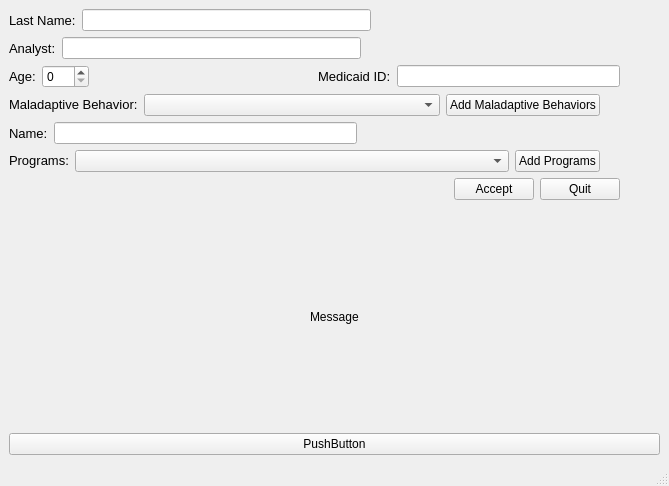
<?xml version="1.0" encoding="UTF-8"?>
<ui version="4.0">
 <class>MainWindow</class>
 <widget class="QMainWindow" name="MainWindow">
  <property name="geometry">
   <rect>
    <x>0</x>
    <y>0</y>
    <width>669</width>
    <height>486</height>
   </rect>
  </property>
  <property name="windowTitle">
   <string>Add Kid View</string>
  </property>
  <widget class="QWidget" name="centralwidget">
   <layout class="QVBoxLayout" name="verticalLayout">
    <item>
     <layout class="QHBoxLayout" name="horizontalLayout_6">
      <item>
       <widget class="QLabel" name="label_5">
        <property name="font">
         <font>
          <pointsize>10</pointsize>
         </font>
        </property>
        <property name="text">
         <string>Last Name:</string>
        </property>
       </widget>
      </item>
      <item>
       <widget class="QLineEdit" name="lineEdit">
        <property name="font">
         <font>
          <pointsize>9</pointsize>
         </font>
        </property>
       </widget>
      </item>
      <item>
       <spacer name="horizontalSpacer_10">
        <property name="orientation">
         <enum>Qt::Horizontal</enum>
        </property>
        <property name="sizeHint" stdset="0">
         <size>
          <width>40</width>
          <height>20</height>
         </size>
        </property>
       </spacer>
      </item>
     </layout>
    </item>
    <item>
     <layout class="QHBoxLayout" name="horizontalLayout_8">
      <item>
       <widget class="QLabel" name="label_7">
        <property name="font">
         <font>
          <pointsize>10</pointsize>
         </font>
        </property>
        <property name="text">
         <string>Analyst:</string>
        </property>
       </widget>
      </item>
      <item>
       <widget class="QLineEdit" name="lineEdit_2">
        <property name="font">
         <font>
          <pointsize>9</pointsize>
         </font>
        </property>
       </widget>
      </item>
      <item>
       <spacer name="horizontalSpacer_15">
        <property name="orientation">
         <enum>Qt::Horizontal</enum>
        </property>
        <property name="sizeHint" stdset="0">
         <size>
          <width>40</width>
          <height>20</height>
         </size>
        </property>
       </spacer>
      </item>
     </layout>
    </item>
    <item>
     <layout class="QHBoxLayout" name="horizontalLayout_4">
      <item>
       <widget class="QLabel" name="label_2">
        <property name="font">
         <font>
          <pointsize>10</pointsize>
         </font>
        </property>
        <property name="text">
         <string>Age:</string>
        </property>
       </widget>
      </item>
      <item>
       <widget class="QSpinBox" name="kidAge_spinBox">
        <property name="sizePolicy">
         <sizepolicy hsizetype="Fixed" vsizetype="Fixed">
          <horstretch>0</horstretch>
          <verstretch>0</verstretch>
         </sizepolicy>
        </property>
        <property name="font">
         <font>
          <pointsize>9</pointsize>
         </font>
        </property>
        <property name="maximum">
         <number>200</number>
        </property>
       </widget>
      </item>
      <item>
       <spacer name="horizontalSpacer">
        <property name="orientation">
         <enum>Qt::Horizontal</enum>
        </property>
        <property name="sizeHint" stdset="0">
         <size>
          <width>40</width>
          <height>20</height>
         </size>
        </property>
       </spacer>
      </item>
      <item>
       <widget class="QLabel" name="label_6">
        <property name="font">
         <font>
          <pointsize>10</pointsize>
         </font>
        </property>
        <property name="text">
         <string>Medicaid ID:</string>
        </property>
       </widget>
      </item>
      <item>
       <widget class="QLineEdit" name="medicaidID_line_edit">
        <property name="font">
         <font>
          <pointsize>9</pointsize>
         </font>
        </property>
        <property name="focusPolicy">
         <enum>Qt::StrongFocus</enum>
        </property>
        <property name="text">
         <string/>
        </property>
       </widget>
      </item>
      <item>
       <spacer name="horizontalSpacer_13">
        <property name="orientation">
         <enum>Qt::Horizontal</enum>
        </property>
        <property name="sizeType">
         <enum>QSizePolicy::Fixed</enum>
        </property>
        <property name="sizeHint" stdset="0">
         <size>
          <width>40</width>
          <height>20</height>
         </size>
        </property>
       </spacer>
      </item>
     </layout>
    </item>
    <item>
     <layout class="QHBoxLayout" name="horizontalLayout_3">
      <item>
       <widget class="QLabel" name="label_3">
        <property name="sizePolicy">
         <sizepolicy hsizetype="Fixed" vsizetype="Fixed">
          <horstretch>0</horstretch>
          <verstretch>0</verstretch>
         </sizepolicy>
        </property>
        <property name="font">
         <font>
          <pointsize>10</pointsize>
         </font>
        </property>
        <property name="text">
         <string>Maladaptive Behavior:</string>
        </property>
       </widget>
      </item>
      <item>
       <widget class="QComboBox" name="comboBox_3">
        <property name="sizePolicy">
         <sizepolicy hsizetype="Preferred" vsizetype="Fixed">
          <horstretch>0</horstretch>
          <verstretch>0</verstretch>
         </sizepolicy>
        </property>
        <property name="font">
         <font>
          <pointsize>9</pointsize>
         </font>
        </property>
       </widget>
      </item>
      <item>
       <widget class="QPushButton" name="addBehaviors_Button">
        <property name="sizePolicy">
         <sizepolicy hsizetype="Fixed" vsizetype="Fixed">
          <horstretch>0</horstretch>
          <verstretch>0</verstretch>
         </sizepolicy>
        </property>
        <property name="font">
         <font>
          <pointsize>9</pointsize>
         </font>
        </property>
        <property name="focusPolicy">
         <enum>Qt::NoFocus</enum>
        </property>
        <property name="text">
         <string>Add Maladaptive Behaviors</string>
        </property>
       </widget>
      </item>
      <item>
       <spacer name="horizontalSpacer_3">
        <property name="orientation">
         <enum>Qt::Horizontal</enum>
        </property>
        <property name="sizeType">
         <enum>QSizePolicy::Fixed</enum>
        </property>
        <property name="sizeHint" stdset="0">
         <size>
          <width>60</width>
          <height>20</height>
         </size>
        </property>
       </spacer>
      </item>
     </layout>
    </item>
    <item>
     <layout class="QHBoxLayout" name="horizontalLayout">
      <item>
       <widget class="QLabel" name="label">
        <property name="font">
         <font>
          <pointsize>10</pointsize>
         </font>
        </property>
        <property name="text">
         <string>Name:</string>
        </property>
       </widget>
      </item>
      <item>
       <widget class="QLineEdit" name="kidName_lineEdit">
        <property name="font">
         <font>
          <pointsize>9</pointsize>
         </font>
        </property>
       </widget>
      </item>
      <item>
       <spacer name="horizontalSpacer_2">
        <property name="orientation">
         <enum>Qt::Horizontal</enum>
        </property>
        <property name="sizeHint" stdset="0">
         <size>
          <width>40</width>
          <height>20</height>
         </size>
        </property>
       </spacer>
      </item>
     </layout>
    </item>
    <item>
     <layout class="QHBoxLayout" name="horizontalLayout_2">
      <item>
       <widget class="QLabel" name="label_4">
        <property name="sizePolicy">
         <sizepolicy hsizetype="Fixed" vsizetype="Fixed">
          <horstretch>0</horstretch>
          <verstretch>0</verstretch>
         </sizepolicy>
        </property>
        <property name="font">
         <font>
          <pointsize>10</pointsize>
         </font>
        </property>
        <property name="text">
         <string>Programs:</string>
        </property>
       </widget>
      </item>
      <item>
       <widget class="QComboBox" name="comboBox">
        <property name="sizePolicy">
         <sizepolicy hsizetype="Preferred" vsizetype="Fixed">
          <horstretch>0</horstretch>
          <verstretch>0</verstretch>
         </sizepolicy>
        </property>
        <property name="font">
         <font>
          <pointsize>9</pointsize>
         </font>
        </property>
       </widget>
      </item>
      <item>
       <widget class="QPushButton" name="addProgram_Button">
        <property name="sizePolicy">
         <sizepolicy hsizetype="Fixed" vsizetype="Fixed">
          <horstretch>0</horstretch>
          <verstretch>0</verstretch>
         </sizepolicy>
        </property>
        <property name="font">
         <font>
          <pointsize>9</pointsize>
         </font>
        </property>
        <property name="focusPolicy">
         <enum>Qt::NoFocus</enum>
        </property>
        <property name="text">
         <string>Add Programs</string>
        </property>
       </widget>
      </item>
      <item>
       <spacer name="horizontalSpacer_6">
        <property name="orientation">
         <enum>Qt::Horizontal</enum>
        </property>
        <property name="sizeType">
         <enum>QSizePolicy::Fixed</enum>
        </property>
        <property name="sizeHint" stdset="0">
         <size>
          <width>60</width>
          <height>20</height>
         </size>
        </property>
       </spacer>
      </item>
     </layout>
    </item>
    <item>
     <layout class="QHBoxLayout" name="horizontalLayout_5">
      <item>
       <spacer name="horizontalSpacer_8">
        <property name="orientation">
         <enum>Qt::Horizontal</enum>
        </property>
        <property name="sizeHint" stdset="0">
         <size>
          <width>40</width>
          <height>20</height>
         </size>
        </property>
       </spacer>
      </item>
      <item>
       <widget class="QPushButton" name="acceptAddKid_pushButton">
        <property name="font">
         <font>
          <pointsize>9</pointsize>
         </font>
        </property>
        <property name="focusPolicy">
         <enum>Qt::NoFocus</enum>
        </property>
        <property name="text">
         <string>Accept</string>
        </property>
       </widget>
      </item>
      <item>
       <widget class="QPushButton" name="finish_pushButton">
        <property name="font">
         <font>
          <pointsize>9</pointsize>
         </font>
        </property>
        <property name="focusPolicy">
         <enum>Qt::NoFocus</enum>
        </property>
        <property name="text">
         <string>Quit</string>
        </property>
       </widget>
      </item>
      <item>
       <spacer name="horizontalSpacer_9">
        <property name="orientation">
         <enum>Qt::Horizontal</enum>
        </property>
        <property name="sizeType">
         <enum>QSizePolicy::Fixed</enum>
        </property>
        <property name="sizeHint" stdset="0">
         <size>
          <width>40</width>
          <height>20</height>
         </size>
        </property>
       </spacer>
      </item>
     </layout>
    </item>
    <item>
     <layout class="QHBoxLayout" name="horizontalLayout_7">
      <item>
       <spacer name="horizontalSpacer_11">
        <property name="orientation">
         <enum>Qt::Horizontal</enum>
        </property>
        <property name="sizeHint" stdset="0">
         <size>
          <width>40</width>
          <height>20</height>
         </size>
        </property>
       </spacer>
      </item>
      <item>
       <widget class="QLabel" name="message_label">
        <property name="font">
         <font>
          <pointsize>9</pointsize>
         </font>
        </property>
        <property name="text">
         <string>Message</string>
        </property>
       </widget>
      </item>
      <item>
       <spacer name="horizontalSpacer_12">
        <property name="orientation">
         <enum>Qt::Horizontal</enum>
        </property>
        <property name="sizeHint" stdset="0">
         <size>
          <width>40</width>
          <height>20</height>
         </size>
        </property>
       </spacer>
      </item>
     </layout>
    </item>
    <item>
     <layout class="QHBoxLayout" name="horizontalLayout_9">
      <item>
       <widget class="QPushButton" name="pushButton">
        <property name="text">
         <string>PushButton</string>
        </property>
       </widget>
      </item>
     </layout>
    </item>
   </layout>
  </widget>
  <widget class="QMenuBar" name="menubar">
   <property name="geometry">
    <rect>
     <x>0</x>
     <y>0</y>
     <width>669</width>
     <height>26</height>
    </rect>
   </property>
  </widget>
  <widget class="QStatusBar" name="statusbar"/>
 </widget>
 <resources/>
 <connections/>
</ui>
